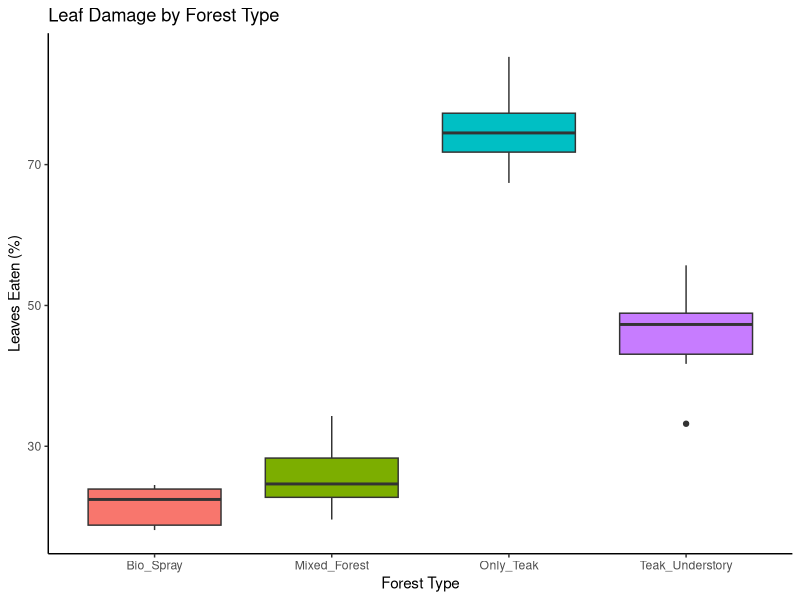
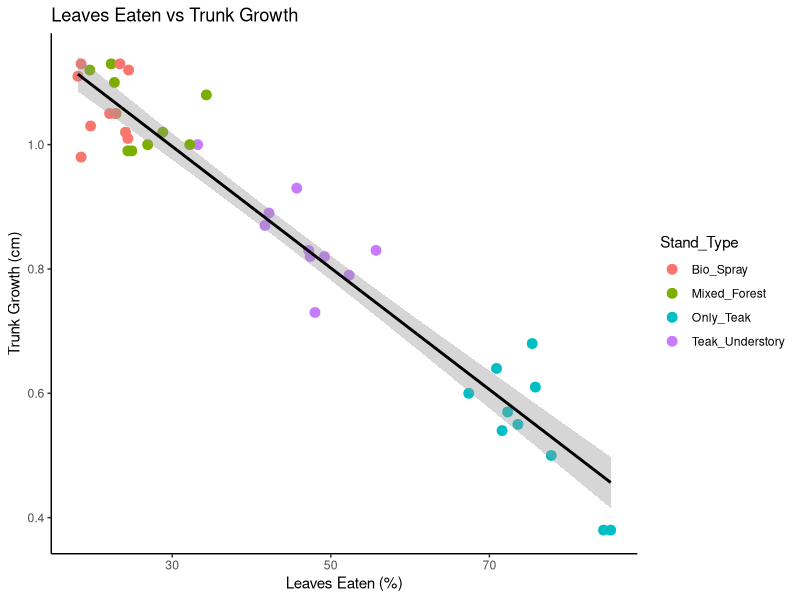
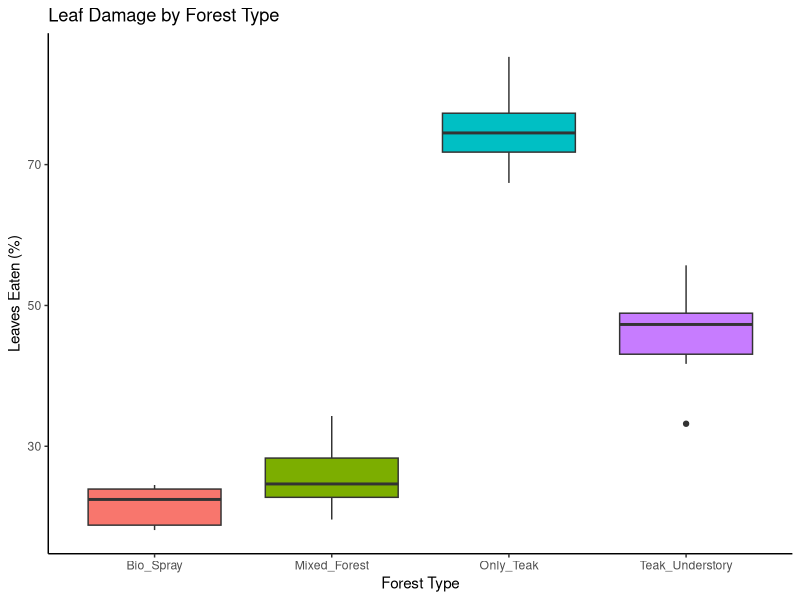
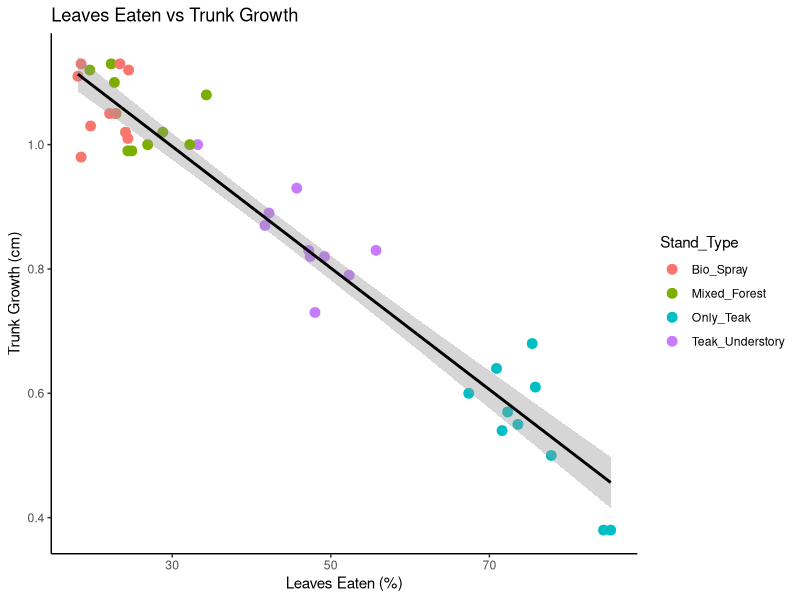

Recreate these plots in R, in order.
# Teak defoliator project - Kerala

library(ggplot2)

# setting up the data
set.seed(123)

stand <- rep(c("Only_Teak", "Teak_Understory", "Mixed_Forest", "Bio_Spray"), each = 10)

eaten <- c(
  rnorm(10, mean = 75, sd = 6),
  rnorm(10, mean = 45, sd = 6),
  rnorm(10, mean = 28, sd = 5),
  rnorm(10, mean = 20, sd = 5)
)

# rounding the numbers so they look cleaner
eaten <- round(eaten, 1)

# calculating trunk growth based on leaves eaten
growth <- 1.3 - (0.01 * eaten) + rnorm(40, 0, 0.06)
growth <- round(growth, 2)

# putting everything into one dataframe
teak_data <- data.frame(
  Stand_Type = stand,
  Leaves_Eaten_Pct = eaten,
  Trunk_Growth_cm = growth
)

# check the data and save it
head(teak_data)
write.csv(teak_data, "teak_data.csv", row.names = FALSE)

# running anova test
model1 <- aov(Leaves_Eaten_Pct ~ Stand_Type, data = teak_data)
summary(model1)

# post-hoc test to see which specific forest types differ
TukeyHSD(model1)

# linear regression for growth
model2 <- lm(Trunk_Growth_cm ~ Leaves_Eaten_Pct, data = teak_data)
summary(model2)

# plot 1: boxplot
p1 <- ggplot(teak_data, aes(x = Stand_Type, y = Leaves_Eaten_Pct, fill = Stand_Type)) +
  geom_boxplot() +
  labs(title = "Leaf Damage by Forest Type",
       x = "Forest Type",
       y = "Leaves Eaten (%)") +
  theme_classic() +
  theme(legend.position = "none")

p1
ggsave("defoliation_boxplot.png", plot = p1, width = 6, height = 4, dpi = 300)

# plot 2: scatter plot with trendline
p2 <- ggplot(teak_data, aes(x = Leaves_Eaten_Pct, y = Trunk_Growth_cm)) +
  geom_point(aes(color = Stand_Type), size = 3) +
  geom_smooth(method = "lm", color = "black") +
  labs(title = "Leaves Eaten vs Trunk Growth",
       x = "Leaves Eaten (%)",
       y = "Trunk Growth (cm)") +
  theme_classic()

p2
ggsave("trunk_growth_loss.png", plot = p2, width = 6, height = 4, dpi = 300)
